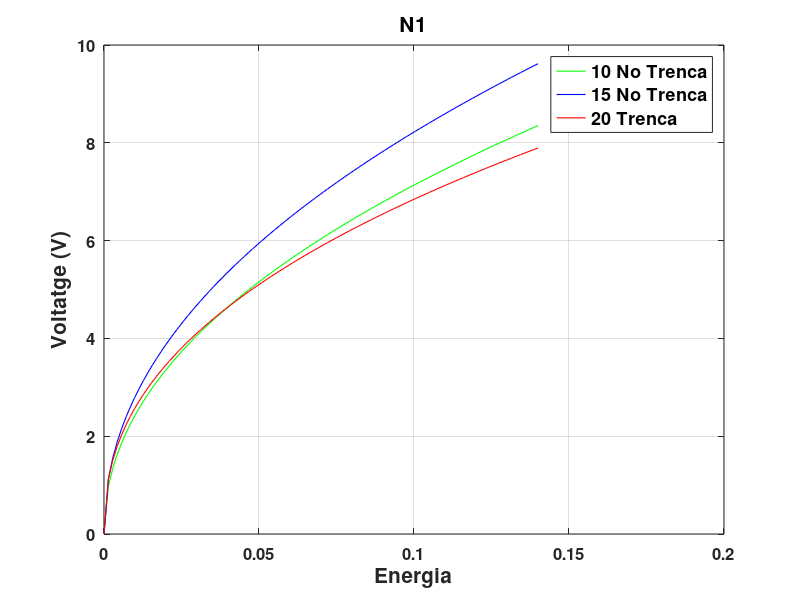

This figure's MATLAB source: (Note: this script raises an error after producing the figure.)
clear all;
close all;

x = linspace(0,0.14,100);
s = 20.977*x.^(0.4684);
q = 24.09*x.^(0.467);
p = 18.17*x.^(0.424);

plot(x,s,'g', 'LineWidth', 0.8);
grid on;
hold on;

plot(x,q,'b', 'LineWidth', 0.8);
grid on;
hold on;

plot(x,p,'r', 'LineWidth', 0.8);
grid on;
hold on;

set(gca, 'FontSize', 12, 'FontWeight', 'bold');
title('N1','FontSize', 15, 'FontWeight', 'bold');
xlabel('Energia','FontSize', 15, 'FontWeight', 'bold');
ylabel('Voltatge (V)','FontSize', 15, 'FontWeight', 'bold');
legend('10 No Trenca','15 No Trenca','20 Trenca','FontSize', 13, 'FontWeight', 'bold');
rectangle('Position', [gca().XLim(1), gca().YLim(1), diff(gca().XLim), diff(gca().YLim)], 'EdgeColor', 'k');